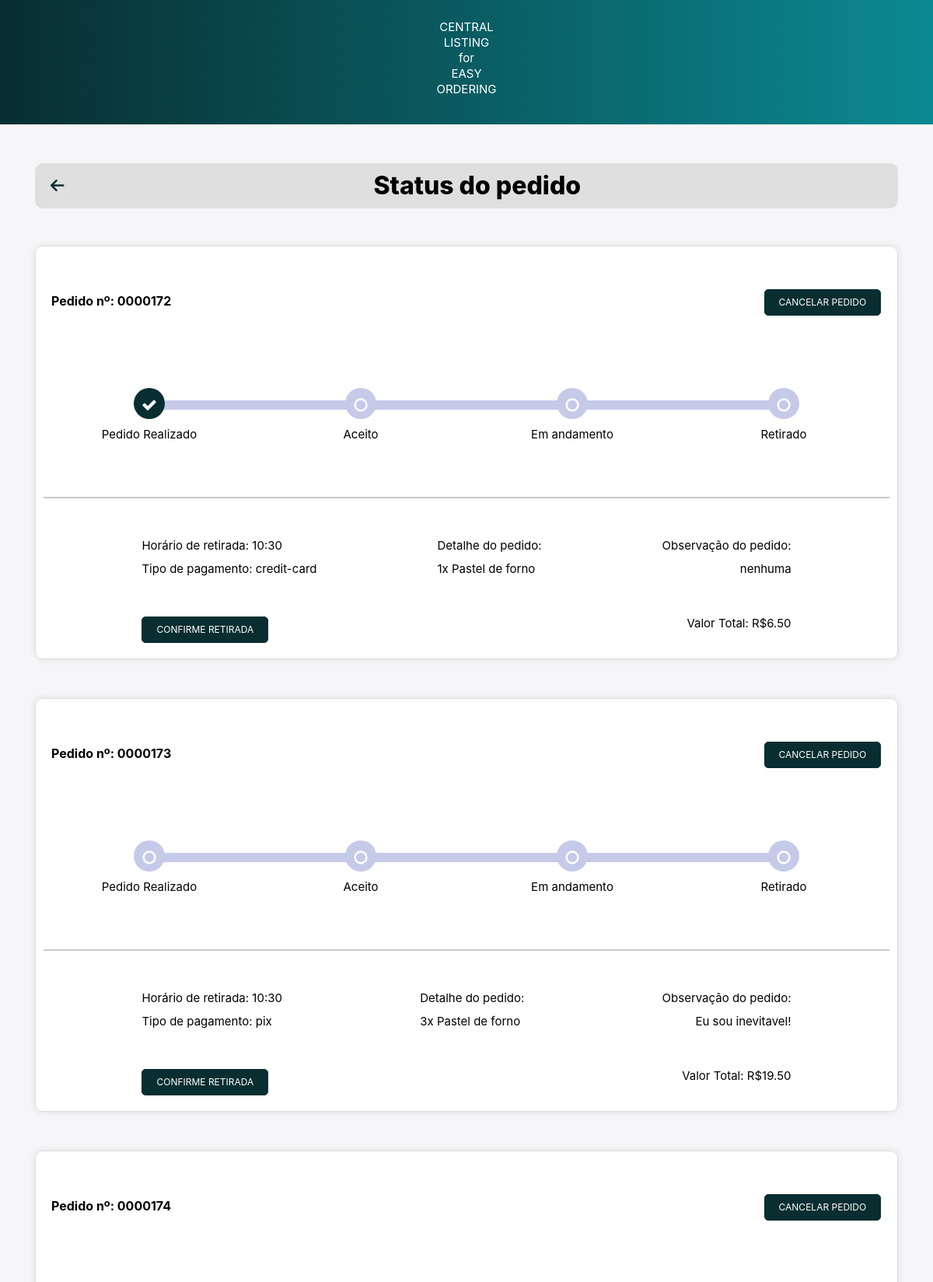
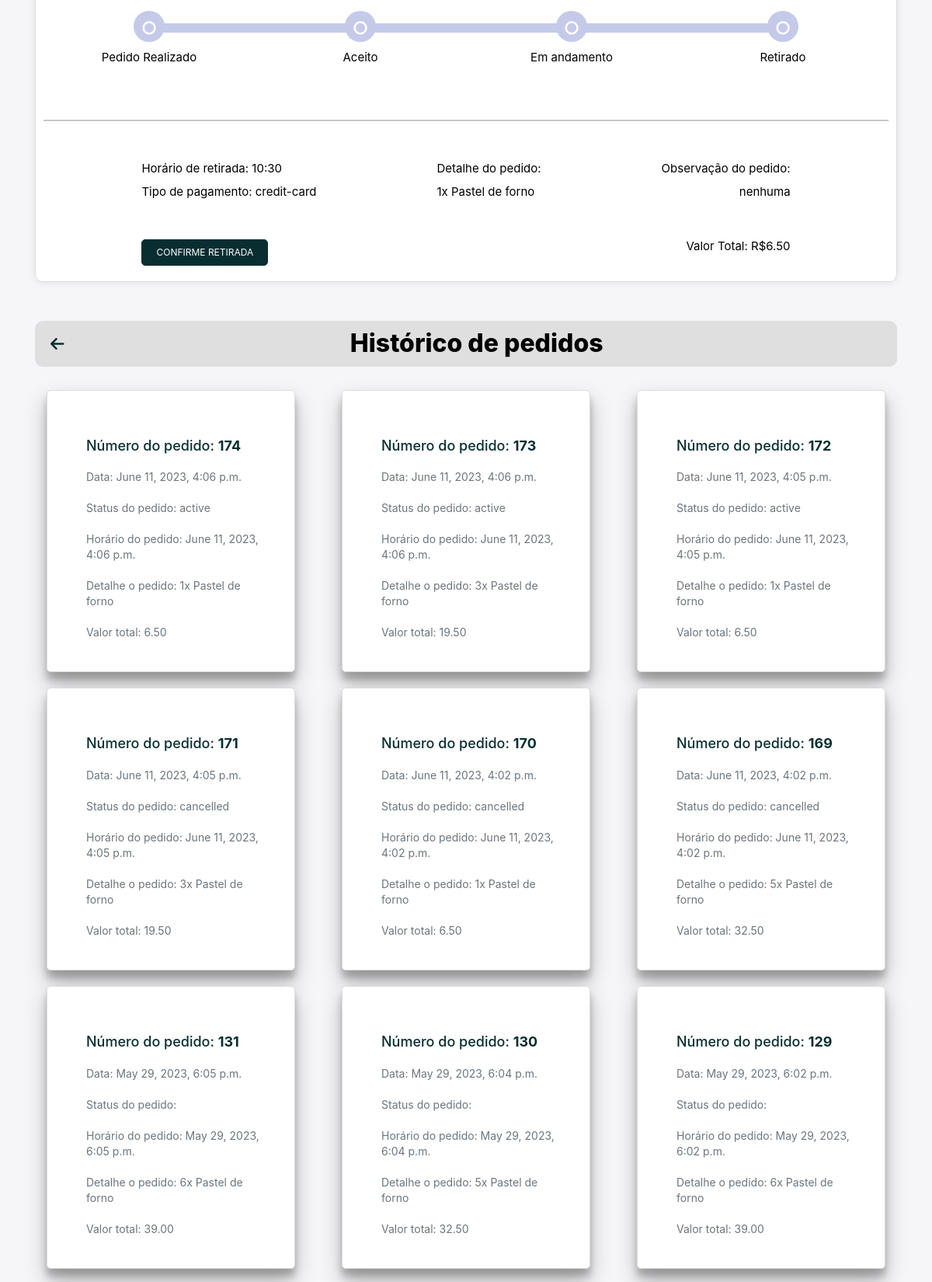
Page /order_status/ (signed in, upper part) on the committed database (2 pictures, top to bottom).
### main/models.py (models this page shows)
class Order(models.Model):
    PAYMENT_METHOD_CHOICES = [
        ('pix', 'PIX'),
        ('credit_card', 'Credit Card'),
    ]
    user = models.ForeignKey(User, on_delete=models.CASCADE)
    order = models.CharField(max_length=1000)
    order_datetime = models.DateTimeField()
    pickup_time = models.DateTimeField()
    total = models.DecimalField(max_digits=6, decimal_places=2)
    obs = models.TextField(blank=True)
    payment_method = models.CharField(max_length=20, choices=PAYMENT_METHOD_CHOICES, null=True)
    order_status = models.CharField(max_length=20, blank=True) #active/ canceled/ finished

### main/views.py (the view, shortened to what this page needs)
# urls.py: path('order_status/', views.order_status, name='order_status'),
@login_required(login_url='login')
def order_status(request):
    cart = Cart.objects.filter(user=request.user)
    cart_obs = CartObs.objects.filter(user=request.user).last()
    order = Order.objects.filter(user=request.user, order_status='active')
    order_history = Order.objects.filter(user=request.user).order_by('-order_datetime')
    context = {
        'order': order,
        'order_history': order_history,
    }
    return render(request, 'order_status.html', context)

### templates/order_status.html (shortened to what this page needs)
{% load static %}
<!DOCTYPE html>
<html>
<head>
    <link rel="stylesheet" href="https://cdnjs.cloudflare.com/ajax/libs/font-awesome/6.4.0/css/all.min.css" />
    <link
    rel="stylesheet"
    href="https://cdn.jsdelivr.net/npm/bootstrap@4.3.1/dist/css/bootstrap.min.css"
  />
  <link
    rel="stylesheet"
    href="https://cdnjs.cloudflare.com/ajax/libs/font-awesome/4.7.0/css/font-awesome.css"
  />
  <link rel="stylesheet" type="text/css" href="{% static './css/order_status.css' %}">
</head>
<body>
  <nav>
          <p>CENTRAL<br>LISTING<br>for<br>EASY<br>ORDERING</p>
  </nav>
    <div class="container">
        <div class="top-bar">
            <a id="arrow" href="{% url 'home' %}" class="back-to-home">
                <i class="fas fa-arrow-left"></i>
            </a>
            <h1 class="top-bar-title">Status do pedido</h1>
        </div>
    </div>
    {% for order in order %}
      {% if order.order_status == "active" %}
        <div class="container">
          <div class="card">
            <div class="timeline-container">
              <div class="bottom-container">
                <div class="order_number_text">
                  Pedido nº: 0000{{ order.id }}</p>
                </div>
                <form method="POST" action="{% url 'cancel_order' %}">
                  <button type="submit" class="btn btn-primary custom-btn" id="cancelar pedido" name="cancel_order" style="text-decoration:none">Cancelar pedido</button>
                </form>
              </div>
              <ul id="progressbar" class="text-center">
                <li class="step0">
                  <div class="step-container">
                    <p class="status-text">Pedido Realizado</p>
                  </div>
                </li>
                <li class="step0">
                  <div class="step-container">
                    <p class="status-text">Aceito</p>
                  </div>
                </li>
                <li class="step0">
                  <div class="step-container">
                    <p class="status-text">Em andamento</p>
                  </div>
                </li>
                <li class="step0">
                  <div class="step-container">
                    <p class="status-text">Retirado</p>
                  </div>
                </li>
              </ul>
              <br><br><br><br><br>
              <div class="track-order">
                <hr>
                <div class="row d-flex justify-content-between px-3 top">
                  <div>
                    <p>Horário de retirada: {{ order.pickup_time|date:"H:i"}}</p>
                    <p>Tipo de pagamento: {{ order.payment_method }}</p>
                    <form method="POST" action="">
                      <button type="submit" class="btn btn-primary custom-btn" id="advance" name="finishorder" style="text-decoration:none">Confirme retirada</button>
                    </form>
                  </div>
                  <div>
                    <p>Detalhe do pedido:</p>
                    <p>{{order.order}}</p>
                  </div>
                  <div class="d-flex flex-column text-sm-right">
                    <p>Observação do pedido:</p>
                    <p>{{ order.obs }}</p>
                    <p><br><br>Valor Total: R${{order.total}}</p>
                  </div>
                </div>
              </div>
            </div>
          </div>
        </div>
      {% endif %}
    {% endfor %}
    <div class="container">
      <div class="top-bar">
          <a id="arrow" href="{% url 'home' %}" class="back-to-home">
              <i class="fas fa-arrow-left"></i>
          </a>
          <h1 class="top-bar-title">Histórico de pedidos</h1>
      </div>
  </div>
    <div class="order-history-container">
      {% for order in order_history %}
          <div class="cardLower h-100">
              <div class="card-body">
                  <h5 class="order-id">Número do pedido: <span class="order-number">{{ order.id }}</span></h5>
                  <p class="card-text">Data: {{ order.order_datetime }}</p>
                  <p class="card-text">Status do pedido: {{ order.order_status }}</p>
                  <p class="card-text">Horário do pedido: {{ order.order_datetime }}</p>
                  <p class="card-text">Detalhe o pedido: {{ order.order }}</p>
                  <p class="card-text">Valor total: {{ order.total }}</p>
              </div>
          </div>
      {% empty %}
          <h5 class="text-center">No orders found.</h5>
      {% endfor %}
  </div>
</body>
</html>

### static/css/order_status.css (style rules this page uses)
* { box-sizing: border-box; margin: 0; padding: 0; }
nav { background: linear-gradient(90deg, #082E31, #0b8992); padding: 5px; text-align: center; font-size: 15px; width: 100%; color: #fff; margin-bottom: 50px; font-weight: normal; }
.top-bar { display: flex; align-items: center; padding: 10px 20px; background-color: #dfdfdf; border-radius: 10px; width: 100%; margin: 0 auto; position: relative; }
.top-bar-title { flex-grow: 1; margin: 0; font-size: 32px; text-align: center; }
.back-to-home { color: #082E31; font-size: 20px; margin-right: 10px; }
body { color: #000; overflow-x: hidden; height: 100%; background-color: #f6f5f7; background-repeat: no-repeat; }
.card { z-index: 0; background-color: #fff; padding-bottom: 0px; margin-top: 48px; border-radius: 10px; border: 0px solid rgba(0,0,0,.125); margin-bottom: 50px; }
.top { padding-top: 30px; padding-left: 13% !important; padding-right: 13% !important; }
#progressbar { margin-bottom: 1px; padding-left: 0; margin-top: 70px; }
#progressbar li { list-style-type: none; font-size: 13px; width: 25%; float: left; position: relative; font-weight: 400; }
#progressbar .step0::before { font-family: FontAwesome; content: '\f10c'; color: #fff; }
#progressbar li::before { width: 40px; height: 40px; line-height: 45px; display: block; font-size: 20px; background: #c5cae9; border-radius: 50%; margin: auto; padding: 0; }
#progressbar li::after { content: ''; width: 100%; height: 12px; background-color: #c5cae9; position: absolute; top: 16px; left: 0; z-index: -1; }
#progressbar li:last-child::after { border-top-right-radius: 10px; border-bottom-right-radius: 10px; position: absolute; left: -50%; }
#progressbar li:nth-child(2)::after, #progressbar li:nth-child(3)::after { left: -50%; }
#progressbar li:first-child::after { border-top-left-radius: 10px; border-bottom-right-radius: 10px; position: absolute; left: 50%; }
#progressbar li.active::before, #progressbar li.active::after { background-color: #082E31; transition: background 1.0s; }
#progressbar li.active::before { font-family: FontAwesome; content: '\f00c'; color: #fff; }
.status-text { text-align: center; margin-top: 10px; }
.step-container { display: flex; flex-direction: column; align-items: center; justify-content: center; }
.container .card .row { margin-bottom: 20px; }
.container .card .row p { margin: 0; padding: 5px 0; }
.container .card .row .d-flex { flex-direction: column; align-items: flex-start; }
.container .card .row .text-sm-right { align-items: flex-end; }
hr { background-color: #dfdfdf; border-width: 2px; }
.timeline-container { border: 1px solid #ddd; border-radius: 10px; padding: 10px; box-shadow: 0px 0px 10px rgba(0,0,0,0.1); padding-top: 48px; }
.track-order { margin-top: 20px; width: 100%; }
h5 { padding-top: 20px; padding-left: 10px; }
h1 { font-weight: bold; font-weight: 800; }
p { font-size: 15px; line-height: 20px; margin: 20px 0 30px; }
.order_number_text { padding-top: 10px; padding-left: 10px; font-size: 16px; font-weight: bolder; }
.btn { text-transform: uppercase; font-size: 12px; padding: 7px 18px; border-radius: 5px; cursor: pointer; text-decoration: none; }
.btn-primary { background-color: #082E31; color: #fff; border: 1px solid #082E31; }
#advance { position: relative; top: 46px; }
.order-history-container { display: flex; flex-wrap: wrap; justify-content: space-between; padding: 20px; max-width: 1140px; position: relative; margin: 0 auto; position: relative; }
.cardLower { background-color: #fff; border: 1px solid #ddd; border-radius: 5px; box-shadow: 0 14px 28px rgba(0,0,0,0.25), 0 10px 10px rgba(0,0,0,0.22); padding: 20px; width: 320px; height: auto; margin: 10px; }
.card-text { color: #6c757d; font-size: 14px; margin-bottom: 15px; padding-left: 10px; }
.order-id { font-size: 18px; color: #082E31; }
.order-number { font-weight: bold; }
.bottom-container { display: flex; justify-content: space-between; align-items: baseline; flex-wrap: wrap; width: 99%; }

### rows in the picture
Order: id "172", pickup_time "10:30", payment_method "credit-card", order "1x Pastel de forno", obs "nenhuma", total "6.50", order_datetime "June 11, 2023, 4:05 p.m.", order_status "active"
Order: id "173", pickup_time "10:30", payment_method "pix", order "3x Pastel de forno", obs "Eu sou inevitavel!", total "19.50", order_datetime "June 11, 2023, 4:06 p.m.", order_status "active"
Order: id "174", pickup_time "10:30", payment_method "credit-card", order "1x Pastel de forno", obs "nenhuma", total "6.50", order_datetime "June 11, 2023, 4:06 p.m.", order_status "active"
Order: id "171", order_datetime "June 11, 2023, 4:05 p.m.", order_status "cancelled", order "3x Pastel de forno", total "19.50"
Order: id "170", order_datetime "June 11, 2023, 4:02 p.m.", order_status "cancelled", order "1x Pastel de forno", total "6.50"
Order: id "169", order_datetime "June 11, 2023, 4:02 p.m.", order_status "cancelled", order "5x Pastel de forno", total "32.50"
Order: id "131", order_datetime "May 29, 2023, 6:05 p.m.", order "6x Pastel de forno", total "39.00"
Order: id "130", order_datetime "May 29, 2023, 6:04 p.m.", order "5x Pastel de forno", total "32.50"
Order: id "129", order_datetime "May 29, 2023, 6:02 p.m.", order "6x Pastel de forno", total "39.00"
